Frame 1 (no input): blank canvas, image omitted
Frame 60 (the mouse pressed at the canvas centre just before this capture): blank canvas, image omitted
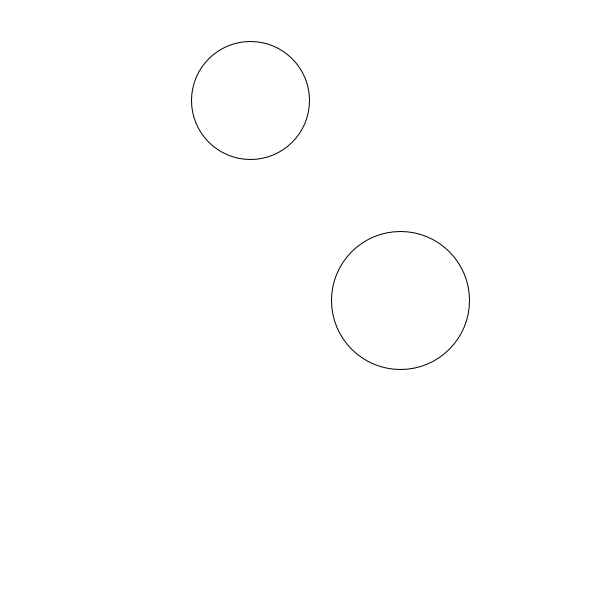
Frame 120 (the mouse held since frame 60 and released just before this capture)

The Processing sketch whose frames 1 and 60 were blank and that drew this single picture after the mouse press (run headless with seeded random() and noise(); from frame 60 on, the mouse is pressed at the canvas centre):

// Processing sketch: sketch_16
// ── sketch_16.pde
/*
this sketch draws a repeatedly growing and shrinking ellipse.
your task is to change the program so that this behavior is
encapsulated inside a class. 

move all this behavior to a class, then have mouse clicks create
instances of the class on the screen. use an ArrayList to store
the instances of the class that you create, and update and display
all of them in the draw() loop. 
*/ 

Pressed one;
Pressed two;
ArrayList<Pressed> bb;

void setup() {
  size(600, 600);
  bb = new ArrayList<Pressed>();
  one = new Pressed(250, 100, 0);
  two = new Pressed(400, 300, 20);

}

void draw() {
  bb.add(new Pressed (250, 100, 0));
  
  background(255);
  if(mousePressed) {
    one.display();
    one.update();
    two.display();
    two.update();
  }
}



class Pressed {
  float x;
  float y;
  float d;
  float incr = 2;
  float maxSize = 150;
  
  Pressed(float x, float y, float d) {
    this.x = x;
    this.y = y;
    this.d = d;
    this.incr = incr;
    this.maxSize = maxSize;
  }
    void display() {
      ellipse(x, y, d, d);
    }
    void update() {
       if (d > maxSize || d < 0) {
       incr = -incr;
    }
       d += incr;
      
    }
  
  }
  
  
